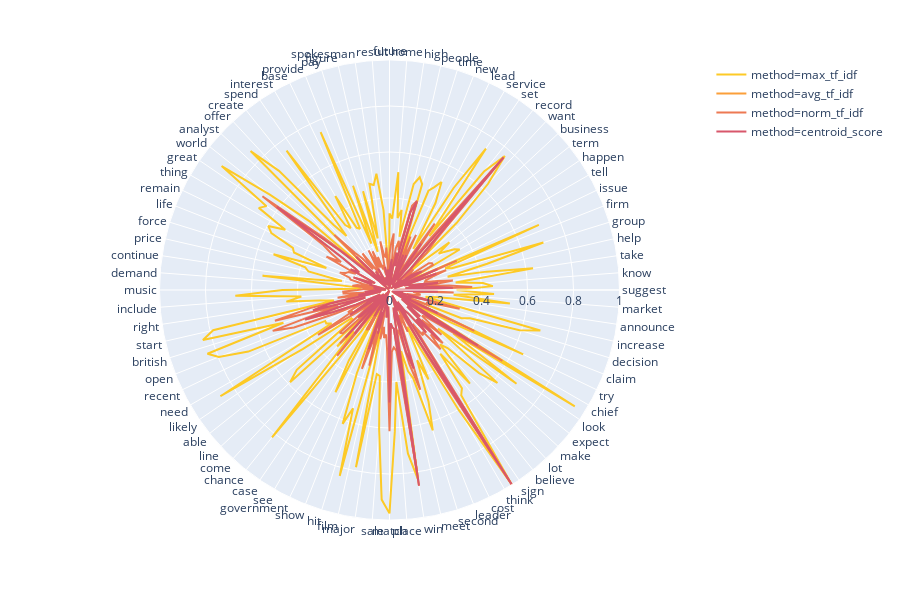

This figure's notebook cell:
### Code cell
fig = px.line_polar(df, r="score", theta="word", color="method", line_close=True,
            color_discrete_sequence=px.colors.sequential.Plasma[-2::-1])
fig.show()

### Figure 1 — Plotly figure (JSON) as saved in the notebook; plotly's stock layout.template omitted (floating-point values rounded to 4 significant figures; data arrays with more than 128 entries replaced by an {"elided": "..."} marker saying what was removed)
{"data": [{"hoverlabel": {"namelength": 0}, "hovertemplate": "method=max_tf_idf<br>score=%{r}<br>word=%{theta}", "legendgroup": "method=max_tf_idf", "line": {"color": "#fdca26", "dash": "solid"}, "mode": "lines", "name": "method=max_tf_idf", "r": {"elided": "169 float values"}, "showlegend": true, "subplot": "polar", "theta": {"elided": "169 str values"}, "type": "scatterpolar"}, {"hoverlabel": {"namelength": 0}, "hovertemplate": "method=avg_tf_idf<br>score=%{r}<br>word=%{theta}", "legendgroup": "method=avg_tf_idf", "line": {"color": "#fb9f3a", "dash": "solid"}, "mode": "lines", "name": "method=avg_tf_idf", "r": {"elided": "169 float values"}, "showlegend": true, "subplot": "polar", "theta": {"elided": "169 str values"}, "type": "scatterpolar"}, {"hoverlabel": {"namelength": 0}, "hovertemplate": "method=norm_tf_idf<br>score=%{r}<br>word=%{theta}", "legendgroup": "method=norm_tf_idf", "line": {"color": "#ed7953", "dash": "solid"}, "mode": "lines", "name": "method=norm_tf_idf", "r": {"elided": "169 float values"}, "showlegend": true, "subplot": "polar", "theta": {"elided": "169 str values"}, "type": "scatterpolar"}, {"hoverlabel": {"namelength": 0}, "hovertemplate": "method=centroid_score<br>score=%{r}<br>word=%{theta}", "legendgroup": "method=centroid_score", "line": {"color": "#d8576b", "dash": "solid"}, "mode": "lines", "name": "method=centroid_score", "r": {"elided": "169 float values"}, "showlegend": true, "subplot": "polar", "theta": {"elided": "169 str values"}, "type": "scatterpolar"}], "layout": {"height": 600, "legend": {"tracegroupgap": 0}, "margin": {"t": 60}, "polar": {"angularaxis": {"direction": "clockwise", "rotation": 90}, "domain": {"x": [0, 1], "y": [0, 1]}}}}
